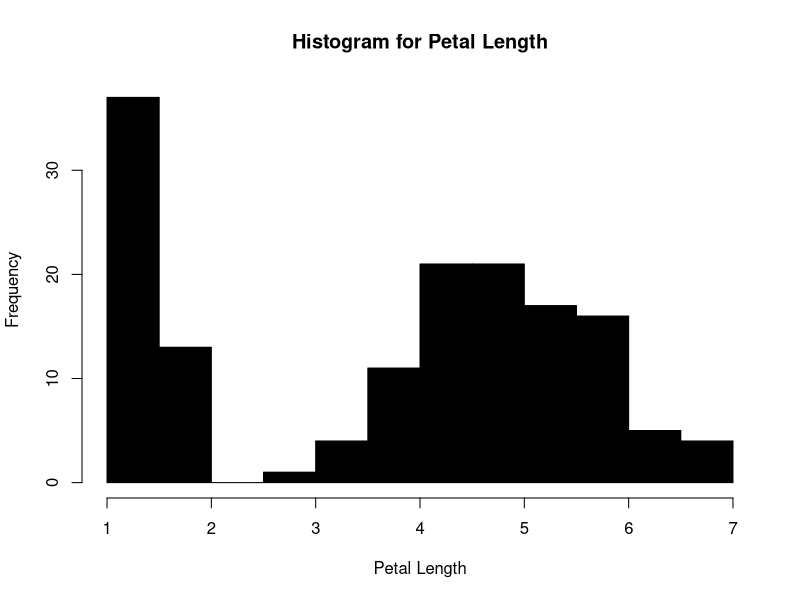
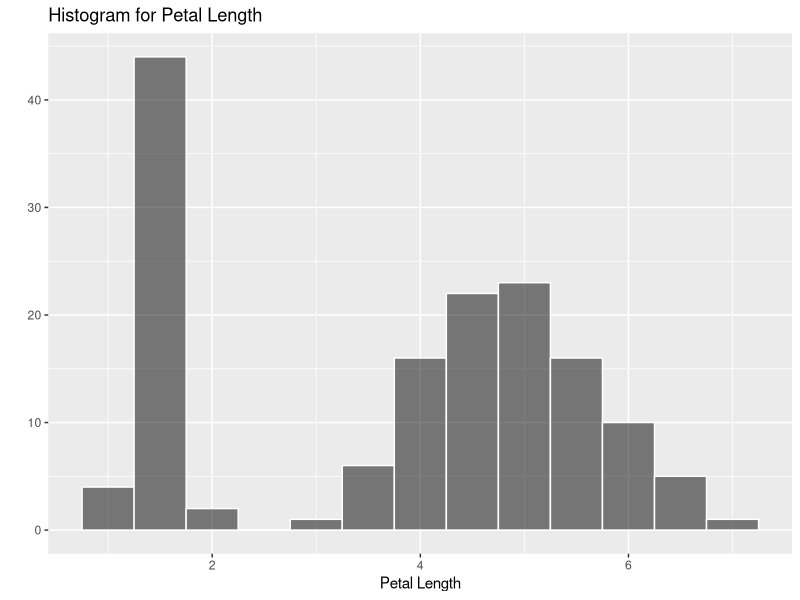
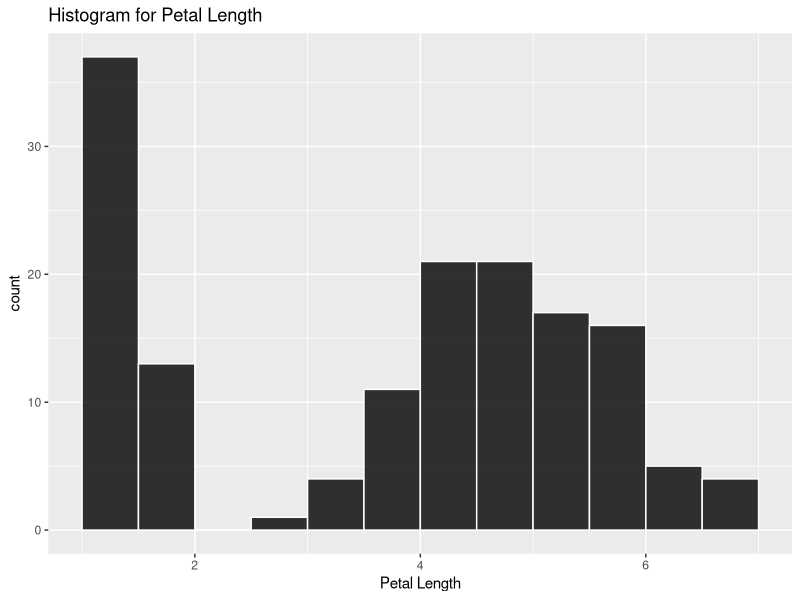

Generate these figures, in order, with R:
## Case study 1: Your first script

# Load packages
library(ggplot2)

# Load and view data
data(iris)
str(iris)

# Calculate mean of Petal.Length
petal_length_mean <- mean(iris$Petal.Length)

# Make a histogram plot using hist()
hist(iris$Petal.Length, main="Histogram for Petal Length", xlab="Petal Length", col='black')

# Make a histogram plot using qplot()
qplot(iris$Petal.Length, binwidth=.5, main="Histogram for Petal Length", xlab="Petal Length", fill=I("black"), col=I("white"), alpha=I(.5))

# Make a histogram plot using ggplot()
ggplot(data = iris, aes(x=Petal.Length))+geom_histogram(breaks=seq(1, 7, by=.5), col="white", fill='black', alpha=.8)+labs(title="Histogram for Petal Length", x="Petal Length")
